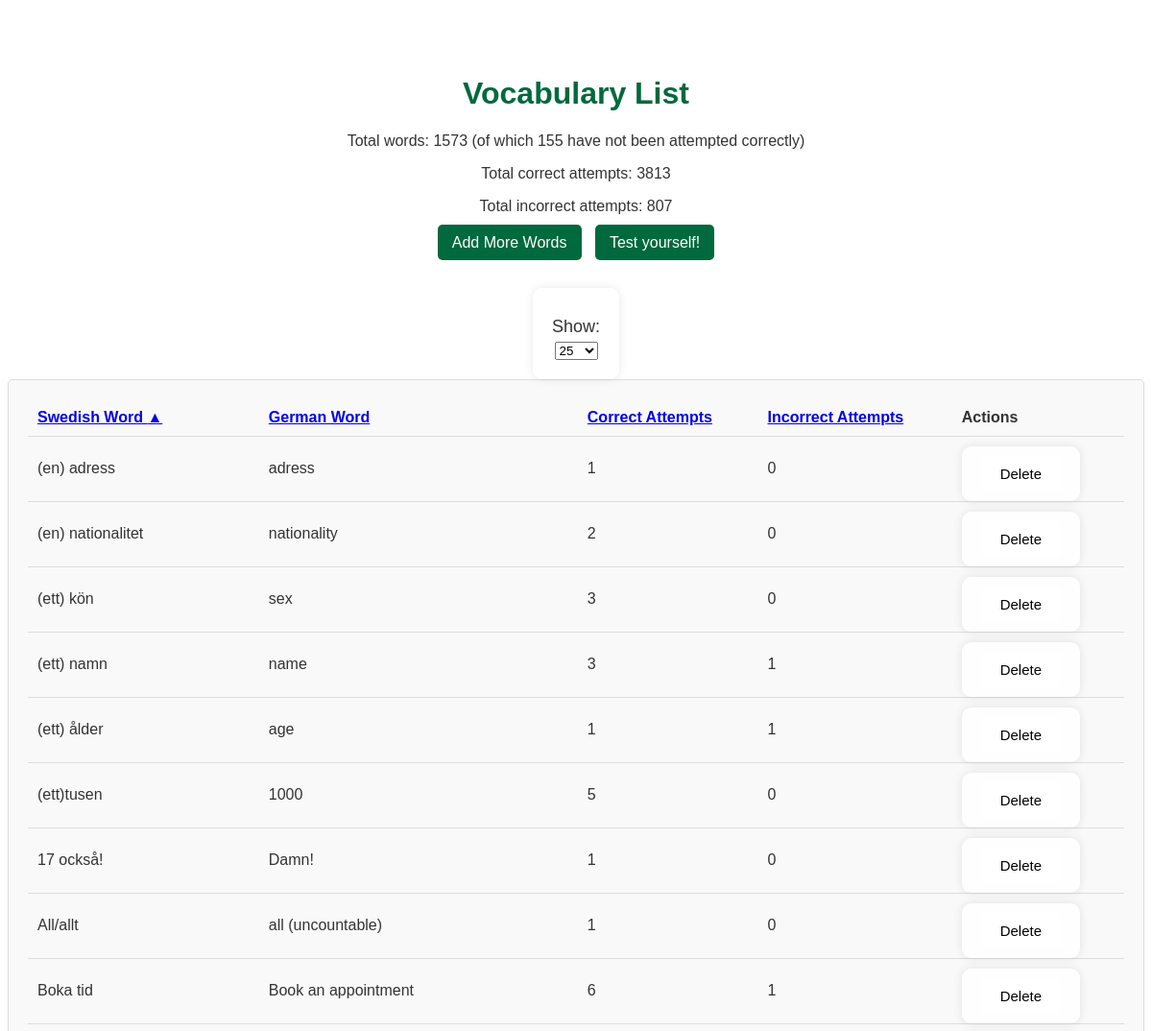
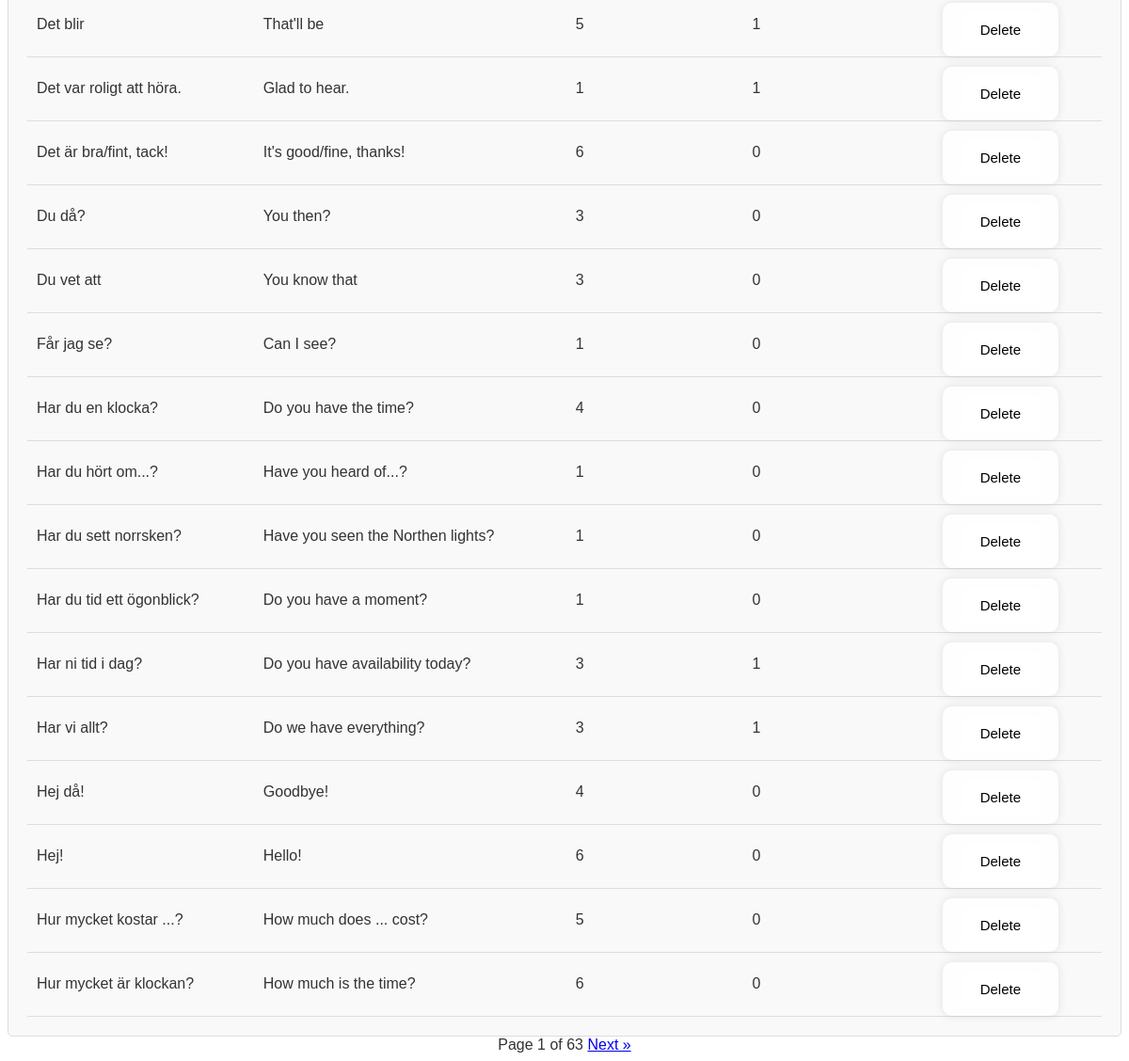
Screenshot of /vocabulary with the database file from the repository (2 pictures, top to bottom).
### tables this page shows
CREATE TABLE vocabulary (
                id INTEGER PRIMARY KEY AUTOINCREMENT,
                swedish_word TEXT NOT NULL,
                german_word TEXT NOT NULL
            );

### app.py (the view)
@app.route('/vocabulary')
def vocabulary():
    sort_by = request.args.get('sort_by', 'swedish_word')
    sort_order = request.args.get('sort_order', 'asc')
    per_page = int(request.args.get('per_page', 25))  # Default to 25 items per page
    page = int(request.args.get('page', 1))
    offset = (page - 1) * per_page
    with sqlite3.connect('database.db') as conn:
        cursor = conn.cursor()
        cursor.execute('SELECT COUNT(*) FROM vocabulary')
        total_items = cursor.fetchone()[0]
        query = f'''
            SELECT v.swedish_word, v.german_word,
                   COALESCE(a.correct_attempts, 0) AS correct_attempts,
                   COALESCE(a.incorrect_attempts, 0) AS incorrect_attempts,
                   v.id
            FROM vocabulary v
            LEFT JOIN attempts a ON v.id = a.word_id
            ORDER BY {sort_by} {sort_order}
            LIMIT ? OFFSET ?
        '''
        cursor.execute(query, (per_page, offset))
        words = cursor.fetchall()
        cursor.execute('SELECT COUNT(*), SUM(correct_attempts), SUM(incorrect_attempts) FROM attempts')
        totals = cursor.fetchone()
        total_words = totals[0]
        total_correct_attempts = totals[1] if totals[1] is not None else 0
        total_incorrect_attempts = totals[2] if totals[2] is not None else 0
        cursor.execute('SELECT COUNT(*) FROM vocabulary v LEFT JOIN attempts a ON v.id = a.word_id WHERE a.correct_attempts = 0')
        not_guessed_correctly = cursor.fetchone()[0]
    total_pages = (total_items + per_page - 1) // per_page  # Calculate total pages
    return render_template('vocabulary.html',
                           words=words,
                           page=page,
                           per_page=per_page,
                           total_pages=total_pages,
                           total_words=total_words,
                           total_correct_attempts=total_correct_attempts,
                           total_incorrect_attempts=total_incorrect_attempts,
                           not_guessed_correctly=not_guessed_correctly,
                           sort_by=sort_by,
                           sort_order=sort_order)

### templates/vocabulary.html (shortened to what this page needs)
<!DOCTYPE html>
<html lang="en">
<head>
    <link rel="stylesheet" href="{{ url_for('static', filename='style.css') }}">
</head>
<body>
    <center>
        <h1>Vocabulary List</h1>
        <p>Total words: {{ total_words }} (of which {{ not_guessed_correctly }} have not been attempted correctly)</p>
        <p>Total correct attempts: {{ total_correct_attempts }}</p>
        <p>Total incorrect attempts: {{ total_incorrect_attempts }}</p>
        <nav>
            <a href="{{ url_for('index') }}">Add More Words</a>
            <a href="{{ url_for('test') }}">Test yourself!</a>
        </nav>
        <form method="get" action="{{ url_for('vocabulary') }}">
            <label for="per_page">Show:</label>
            <select name="per_page" id="per_page" onchange="this.form.submit()">
                <option value="25" {% if per_page == 25 %}selected{% endif %}>25</option>
            </select>
        </form>
        <div class="section-content active">
            <table class="content-table">
                <thead>
                    <tr>
                        <th>
                            <a href="{{ url_for('vocabulary', sort_by='swedish_word', sort_order='asc' if sort_by != 'swedish_word' or sort_order == 'desc' else 'desc', per_page=per_page) }}">
                                Swedish Word {% if sort_by == 'swedish_word' %}{{ '▲' if sort_order == 'asc' else '▼' }}{% endif %}
                            </a>
                        </th>
                        <th>
                            <a href="{{ url_for('vocabulary', sort_by='german_word', sort_order='asc' if sort_by != 'german_word' or sort_order == 'desc' else 'desc', per_page=per_page) }}">
                                German Word {% if sort_by == 'german_word' %}{{ '▲' if sort_order == 'asc' else '▼' }}{% endif %}
                            </a>
                        </th>
                        <th>
                            <a href="{{ url_for('vocabulary', sort_by='correct_attempts', sort_order='asc' if sort_by != 'correct_attempts' or sort_order == 'desc' else 'desc', per_page=per_page) }}">
                                Correct Attempts {% if sort_by == 'correct_attempts' %}{{ '▲' if sort_order == 'asc' else '▼' }}{% endif %}
                            </a>
                        </th>
                        <th>
                            <a href="{{ url_for('vocabulary', sort_by='incorrect_attempts', sort_order='asc' if sort_by != 'incorrect_attempts' or sort_order == 'desc' else 'desc', per_page=per_page) }}">
                                Incorrect Attempts {% if sort_by == 'incorrect_attempts' %}{{ '▲' if sort_order == 'asc' else '▼' }}{% endif %}
                            </a>
                        </th>
                        <th>Actions</th>
                    </tr>
                </thead>
                <tbody>
                    {% for swedish, german, correct_attempts, incorrect_attempts, word_id in words %}
                    <tr>
                        <td>{{ swedish }}</td>
                        <td>{{ german }}</td>
                        <td>{{ correct_attempts }}</td>
                        <td>{{ incorrect_attempts }}</td>
                        <td>
                            <form action="{{ url_for('delete_word', word_id=word_id) }}" method="post" style="display:inline;">
                                <button type="submit" class="delete-button">Delete</button>
                            </form>
                        </td>
                    </tr>
                    {% endfor %}
                </tbody>
            </table>
        </div>
        <div class="pagination">
            <span>Page {{ page }} of {{ total_pages }}</span>
            {% if page < total_pages %}
            <a href="{{ url_for('vocabulary', page=page+1, per_page=per_page, sort_by=sort_by, sort_order=sort_order) }}">Next &raquo;</a>
            {% endif %}
        </div>
    </center>
</body>
</html>

### static/style.css (style rules this page uses)
body { font-family: Arial, sans-serif; background: url('/static/Images/SwedishHut.jpg') no-repeat center center fixed; background-size: cover; color: #333; text-align: center; padding-top: 50px; }
h1 { color: #00693e; }
form { display: inline-block; background: rgba(255, 255, 255, 0.8); padding: 20px; border-radius: 10px; box-shadow: 0 0 10px rgba(0, 0, 0, 0.1); }
label { display: block; margin: 10px 0 5px; font-size: 18px; }
button { padding: 10px 20px; font-size: 16px; color: #fff; background-color: #00693e; border: none; border-radius: 5px; cursor: pointer; margin-top: 10px; }
nav { margin-top: 20px; }
nav a { text-decoration: none; padding: 10px 15px; background-color: #00693e; color: #fff; border-radius: 5px; margin: 0 5px; }
.delete-button { padding: 3 2px; font-size: 15px; color: #000; background-color: #FFF; border: none; border-radius: 3px; cursor: pointer; }
.content-table { width: 100%; border-collapse: collapse; }
.content-table th, .content-table td { padding: 10px; text-align: left; border-bottom: 1px solid #ddd; }
.section-content { display: none; background-color: #f9f9f9; padding: 20px; border: 1px solid #ddd; border-radius: 5px; }
.section-content.active { display: block; }

### rows the page displays
vocabulary: swedish_word "(en) adress", german_word "adress", correct_attempts "1", incorrect_attempts "0"
vocabulary: swedish_word "(en) nationalitet", german_word "nationality", correct_attempts "2", incorrect_attempts "0"
vocabulary: swedish_word "(ett) kön", german_word "sex", correct_attempts "3", incorrect_attempts "0"
vocabulary: swedish_word "(ett) namn", german_word "name", correct_attempts "3", incorrect_attempts "1"
vocabulary: swedish_word "(ett) ålder", german_word "age", correct_attempts "1", incorrect_attempts "1"
vocabulary: swedish_word "(ett)tusen", german_word "1000", correct_attempts "5", incorrect_attempts "0"
vocabulary: swedish_word "17 också!", german_word "Damn!", correct_attempts "1", incorrect_attempts "0"
vocabulary: swedish_word "All/allt", german_word "all (uncountable)", correct_attempts "1", incorrect_attempts "0"
vocabulary: swedish_word "Boka tid", german_word "Book an appointment", correct_attempts "6", incorrect_attempts "1"
vocabulary: swedish_word "Det blir", german_word "That'll be", correct_attempts "5", incorrect_attempts "1"
vocabulary: swedish_word "Det var roligt att höra.", german_word "Glad to hear.", correct_attempts "1", incorrect_attempts "1"
vocabulary: swedish_word "Det är bra/fint, tack!", german_word "It's good/fine, thanks!", correct_attempts "6", incorrect_attempts "0"
vocabulary: swedish_word "Du då?", german_word "You then?", correct_attempts "3", incorrect_attempts "0"
vocabulary: swedish_word "Du vet att", german_word "You know that", correct_attempts "3", incorrect_attempts "0"
vocabulary: swedish_word "Får jag se?", german_word "Can I see?", correct_attempts "1", incorrect_attempts "0"
vocabulary: swedish_word "Har du en klocka?", german_word "Do you have the time?", correct_attempts "4", incorrect_attempts "0"
vocabulary: swedish_word "Har du hört om...?", german_word "Have you heard of...?", correct_attempts "1", incorrect_attempts "0"
vocabulary: swedish_word "Har du sett norrsken?", german_word "Have you seen the Northen lights?", correct_attempts "1", incorrect_attempts "0"
vocabulary: swedish_word "Har du tid ett ögonblick?", german_word "Do you have a moment?", correct_attempts "1", incorrect_attempts "0"
vocabulary: swedish_word "Har ni tid i dag?", german_word "Do you have availability today?", correct_attempts "3", incorrect_attempts "1"
vocabulary: swedish_word "Har vi allt?", german_word "Do we have everything?", correct_attempts "3", incorrect_attempts "1"
vocabulary: swedish_word "Hej då!", german_word "Goodbye!", correct_attempts "4", incorrect_attempts "0"
vocabulary: swedish_word "Hej!", german_word "Hello!", correct_attempts "6", incorrect_attempts "0"
vocabulary: swedish_word "Hur mycket kostar ...?", german_word "How much does ... cost?", correct_attempts "5", incorrect_attempts "0"
vocabulary: swedish_word "Hur mycket är klockan?", german_word "How much is the time?", correct_attempts "6", incorrect_attempts "0"

### other values shown
{{ total_words }} "1573"
{{ not_guessed_correctly }} "155"
{{ total_correct_attempts }} "3813"
{{ total_incorrect_attempts }} "807"
{{ '▲' if sort_order == 'asc' else '▼' }} "▲"
{{ page }} "1"
{{ total_pages }} "63"
